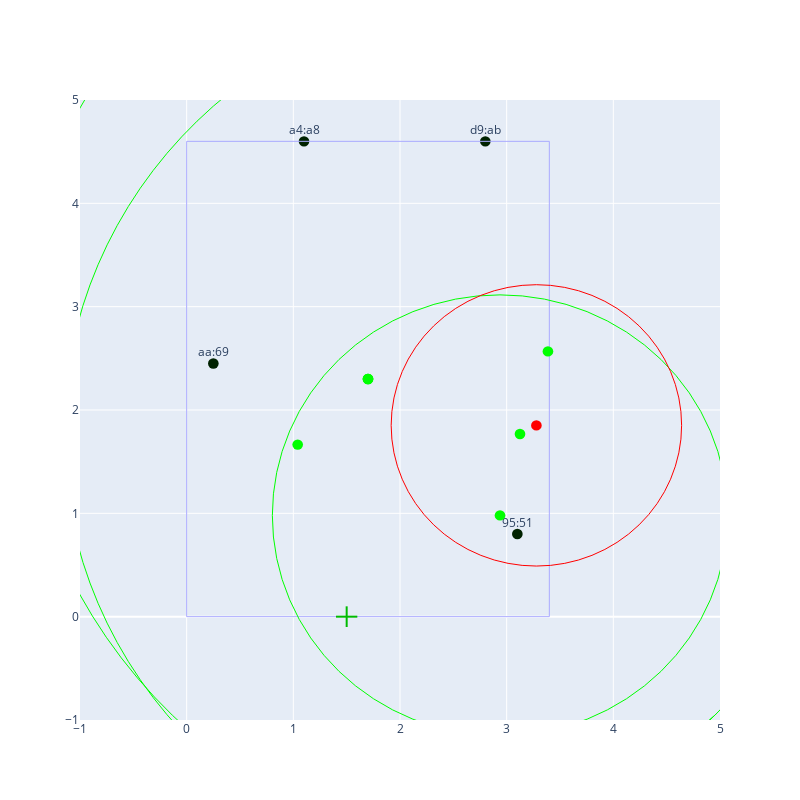

Notebook code cell kept with this figure:
### Code cell
%run trilateration_sandbox

### Figure 1 — Plotly figure (JSON) as saved in the notebook; plotly's stock layout.template omitted (floating-point values rounded to 4 significant figures)
{"data": [{"mode": "text", "text": ["aa:69", "a4:a8", "d9:ab", "95:51"], "type": "scatter", "x": [0.25, 1.1, 2.8, 3.1], "y": [2.55, 4.7, 4.7, 0.9]}], "layout": {"height": 800, "shapes": [{"fillcolor": "#002200", "line": {"width": 0}, "type": "circle", "x0": 0.2, "x1": 0.3, "xref": "x", "y0": 2.4, "y1": 2.5, "yref": "y"}, {"fillcolor": "#002200", "line": {"width": 0}, "type": "circle", "x0": 1.05, "x1": 1.15, "xref": "x", "y0": 4.55, "y1": 4.65, "yref": "y"}, {"fillcolor": "#002200", "line": {"width": 0}, "type": "circle", "x0": 2.75, "x1": 2.85, "xref": "x", "y0": 4.55, "y1": 4.65, "yref": "y"}, {"fillcolor": "#002200", "line": {"width": 0}, "type": "circle", "x0": 3.05, "x1": 3.15, "xref": "x", "y0": 0.75, "y1": 0.85, "yref": "y"}, {"line": {"color": "#AAAAFF", "width": 1}, "type": "rect", "x0": 0, "x1": 3.4, "xref": "x", "y0": 0, "y1": 4.6, "yref": "y"}, {"line": {"color": "#00BB00", "width": 2}, "type": "line", "x0": 1.4, "x1": 1.6, "y0": 0, "y1": 0}, {"line": {"color": "#00BB00", "width": 2}, "type": "line", "x0": 1.5, "x1": 1.5, "y0": -0.1, "y1": 0.1}, {"line": {"color": "#00FF00", "width": 1}, "type": "circle", "x0": -1.157, "x1": 7.406, "xref": "x", "y0": -2.514, "y1": 6.049, "yref": "y"}, {"fillcolor": "#00FF00", "line": {"width": 0}, "type": "circle", "x0": 3.075, "x1": 3.175, "xref": "x", "y0": 1.718, "y1": 1.818, "yref": "y"}, {"line": {"color": "#00FF00", "width": 1}, "type": "circle", "x0": -2.9, "x1": 6.3, "xref": "x", "y0": -2.3, "y1": 6.9, "yref": "y"}, {"fillcolor": "#00FF00", "line": {"width": 0}, "type": "circle", "x0": 1.65, "x1": 1.75, "xref": "x", "y0": 2.25, "y1": 2.35, "yref": "y"}, {"line": {"color": "#00FF00", "width": 1}, "type": "circle", "x0": -4.507, "x1": 6.589, "xref": "x", "y0": -3.882, "y1": 7.214, "yref": "y"}, {"fillcolor": "#00FF00", "line": {"width": 0}, "type": "circle", "x0": 0.9907, "x1": 1.091, "xref": "x", "y0": 1.616, "y1": 1.716, "yref": "y"}, {"line": {"color": "#00FF00", "width": 1}, "type": "circle", "x0": -2.9, "x1": 6.3, "xref": "x", "y0": -2.3, "y1": 6.9, "yref": "y"}, {"fillcolor": "#00FF00", "line": {"width": 0}, "type": "circle", "x0": 1.65, "x1": 1.75, "xref": "x", "y0": 2.25, "y1": 2.35, "yref": "y"}, {"line": {"color": "#00FF00", "width": 1}, "type": "circle", "x0": -2.9, "x1": 6.3, "xref": "x", "y0": -2.3, "y1": 6.9, "yref": "y"}, {"fillcolor": "#00FF00", "line": {"width": 0}, "type": "circle", "x0": 1.65, "x1": 1.75, "xref": "x", "y0": 2.25, "y1": 2.35, "yref": "y"}, {"line": {"color": "#00FF00", "width": 1}, "type": "circle", "x0": -1.593, "x1": 8.366, "xref": "x", "y0": -2.412, "y1": 7.547, "yref": "y"}, {"fillcolor": "#00FF00", "line": {"width": 0}, "type": "circle", "x0": 3.337, "x1": 3.437, "xref": "x", "y0": 2.517, "y1": 2.617, "yref": "y"}, {"line": {"color": "#00FF00", "width": 1}, "type": "circle", "x0": 0.8032, "x1": 5.072, "xref": "x", "y0": -1.154, "y1": 3.114, "yref": "y"}, {"fillcolor": "#00FF00", "line": {"width": 0}, "type": "circle", "x0": 2.887, "x1": 2.987, "xref": "x", "y0": 0.9299, "y1": 1.03, "yref": "y"}, {"line": {"color": "#FF0000", "width": 1}, "type": "circle", "x0": 1.917, "x1": 4.64, "xref": "x", "y0": 0.4897, "y1": 3.213, "yref": "y"}, {"fillcolor": "#FF0000", "line": {"width": 0}, "type": "circle", "x0": 3.229, "x1": 3.329, "xref": "x", "y0": 1.801, "y1": 1.901, "yref": "y"}], "width": 800, "xaxis": {"range": [-1, 5], "zeroline": false}, "yaxis": {"range": [-1, 5]}}}
